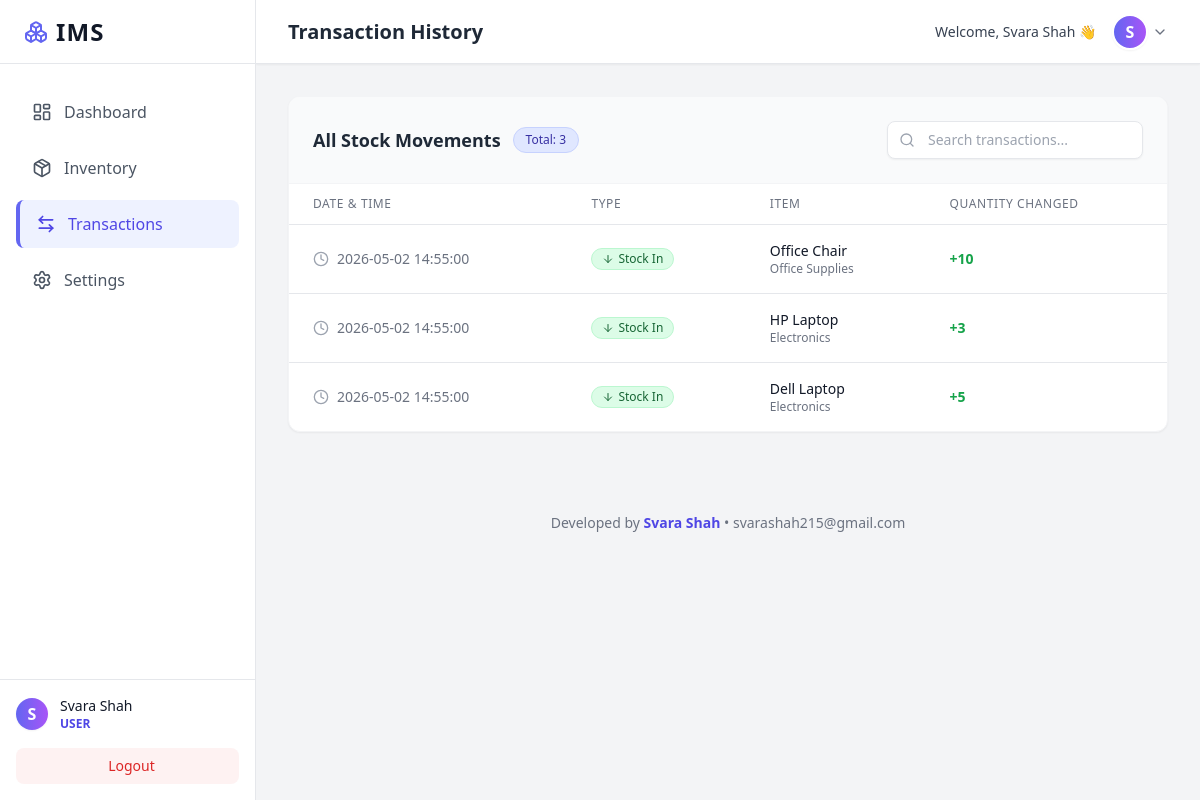
The app's page /transactions (signed in) with its own data.
### models.py (models this page shows)
class Transaction(db.Model):
    id = db.Column(db.Integer, primary_key=True)
    type = db.Column(db.String(10), nullable=False) # 'IN' or 'OUT'
    quantity = db.Column(db.Integer, nullable=False)
    timestamp = db.Column(db.DateTime, default=datetime.utcnow)
    item_id = db.Column(db.Integer, db.ForeignKey('item.id'), nullable=False)
    user_id = db.Column(db.Integer, db.ForeignKey('user.id'), nullable=False)

class Item(db.Model):
    id = db.Column(db.Integer, primary_key=True)
    name = db.Column(db.String(100), nullable=False)
    brand = db.Column(db.String(50), nullable=True)
    price = db.Column(db.Float, default=0.0)
    ram = db.Column(db.String(20), nullable=True)
    quantity = db.Column(db.Integer, default=0)
    category = db.Column(db.String(50), nullable=False)
    image_url = db.Column(db.String(255), nullable=True)
    created_at = db.Column(db.DateTime, default=datetime.utcnow)
    user_id = db.Column(db.Integer, db.ForeignKey('user.id'), nullable=False)
    transactions = db.relationship('Transaction', backref='item', lazy=True, cascade="all, delete-orphan")

### app.py (the view)
@app.route('/transactions')
@login_required
def transactions():
    is_admin = session.get('role') == 'admin'
    if is_admin:
        transactions = Transaction.query.order_by(Transaction.timestamp.desc()).all()
    else:
        transactions = Transaction.query.filter_by(user_id=session['user_id']).order_by(Transaction.timestamp.desc()).all()
    return render_template('transactions.html', transactions=transactions)

### app.py (called while the page is built)
def login_required(f):
    @wraps(f)
    def decorated_function(*args, **kwargs):
        if 'user_id' not in session:
            flash('Please log in to access this page.', 'warning')
            return redirect(url_for('login'))
        return f(*args, **kwargs)
    return decorated_function

### templates/transactions.html (shortened to what this page needs)
{% extends "base.html" %}
{% block header_title %}Transaction History{% endblock %}
{% block content %}
<div class="card-bg rounded-xl shadow-sm border border-gray-100 dark:border-gray-700 overflow-hidden transition-colors duration-300">
    <div class="p-6 border-b border-gray-100 dark:border-gray-700 flex flex-col sm:flex-row justify-between items-start sm:items-center space-y-4 sm:space-y-0 bg-gray-50 dark:bg-gray-800/50 transition-colors">
        <h3 class="text-lg font-semibold text-gray-800 dark:text-white flex items-center">
            All Stock Movements
            <span class="ml-3 bg-indigo-100 dark:bg-indigo-900/50 text-indigo-800 dark:text-indigo-300 text-xs font-medium px-3 py-1 rounded-full border border-indigo-200 dark:border-indigo-800/50">
                Total: {{ transactions|length }}
            </span>
        </h3>
        <div class="relative w-full sm:w-64">
            <div class="absolute inset-y-0 left-0 pl-3 flex items-center pointer-events-none">
            </div>
            <input type="text" id="txSearchInput" placeholder="Search transactions..." class="block w-full pl-10 pr-3 py-2 border border-gray-200 dark:border-gray-700 rounded-lg focus:ring-indigo-500 focus:border-indigo-500 bg-white dark:bg-gray-800 text-gray-900 dark:text-white sm:text-sm shadow-sm transition-colors">
        </div>
    </div>
    <div class="overflow-x-auto">
        <table class="min-w-full divide-y divide-gray-200 dark:divide-gray-700" id="txTable">
            <thead class="bg-white dark:bg-transparent">
                <tr>
                    <th scope="col" class="px-6 py-3 text-left text-xs font-medium text-gray-500 dark:text-gray-400 uppercase tracking-wider">Date & Time</th>
                    <th scope="col" class="px-6 py-3 text-left text-xs font-medium text-gray-500 dark:text-gray-400 uppercase tracking-wider">Type</th>
                    <th scope="col" class="px-6 py-3 text-left text-xs font-medium text-gray-500 dark:text-gray-400 uppercase tracking-wider">Item</th>
                    <th scope="col" class="px-6 py-3 text-left text-xs font-medium text-gray-500 dark:text-gray-400 uppercase tracking-wider">Quantity Changed</th>
                </tr>
            </thead>
            <tbody class="divide-y divide-gray-200 dark:divide-gray-700">
                {% for tx in transactions %}
                <tr class="hover:bg-gray-50 dark:hover:bg-gray-800/50 transition-colors tx-row">
                    <td class="px-6 py-4 whitespace-nowrap text-sm text-gray-500 dark:text-gray-400">
                        <div class="flex items-center">
                            <i data-lucide="clock" class="w-4 h-4 text-gray-400 dark:text-gray-500 mr-2"></i>
                            {{ tx.timestamp.strftime('%Y-%m-%d %H:%M:%S') }}
                        </div>
                    </td>
                    <td class="px-6 py-4 whitespace-nowrap">
                        {% if tx.type == 'IN' %}
                            <span class="inline-flex items-center px-2.5 py-0.5 rounded-full text-xs font-medium bg-green-100 dark:bg-green-900/30 text-green-800 dark:text-green-300 border border-green-200 dark:border-green-800/50">
                                <i data-lucide="arrow-down" class="w-3 h-3 mr-1"></i> Stock In
                            </span>
                        {% else %}
                            <span class="inline-flex items-center px-2.5 py-0.5 rounded-full text-xs font-medium bg-red-100 dark:bg-red-900/30 text-red-800 dark:text-red-300 border border-red-200 dark:border-red-800/50">
                                <i data-lucide="arrow-up" class="w-3 h-3 mr-1"></i> Stock Out
                            </span>
                        {% endif %}
                    </td>
                    <td class="px-6 py-4 whitespace-nowrap">
                        <div class="text-sm font-medium text-gray-900 dark:text-white">{{ tx.item.name }}</div>
                        <div class="text-xs text-gray-500 dark:text-gray-400">{{ tx.item.category }}</div>
                    </td>
                    <td class="px-6 py-4 whitespace-nowrap">
                        <div class="text-sm font-bold {% if tx.type == 'IN' %}text-green-600 dark:text-green-400{% else %}text-red-600 dark:text-red-400{% endif %}">
                            {% if tx.type == 'IN' %}+{% else %}-{% endif %}{{ tx.quantity }}
                        </div>
                    </td>
                </tr>
                {% endfor %}
            </tbody>
        </table>
    </div>
</div>
{% endblock %}

### static/css/style.css (style rules this page uses)
.theme-bg { background-color: #f3f4f6; }
.card-bg { background-color: #ffffff; }
body, .sidebar-bg, .header-bg, .card-bg { transition: background-color 0.3s ease, color 0.3s ease; }

### records on screen
Transaction: timestamp "2026-05-02 14:55:00", type "IN" (drawn), item.name "Office Chair", item.category "Office Supplies", quantity "10"
Transaction: timestamp "2026-05-02 14:55:00", type "IN" (drawn), item.name "HP Laptop", item.category "Electronics", quantity "3"
Transaction: timestamp "2026-05-02 14:55:00", type "IN" (drawn), item.name "Dell Laptop", item.category "Electronics", quantity "5"

### other values on screen
{{ session.get('username')[0]|upper }} "S"
{{ session.get('username') }} "Svara Shah"
{{ session.get('role') }} "USER"
{{ transactions|length }} "3"
